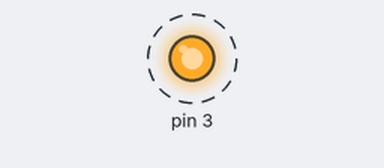
A sketch run on a simulated Arduino Uno, built with avr-gcc and run on an emulated ATmega328P. On the bench: output pins drawn as LEDs (lit = HIGH). Dashed ring = blinking.

Above: at 0.5 s.
Timing chart, 0 to 4.6 s (numbered marks = the images above):
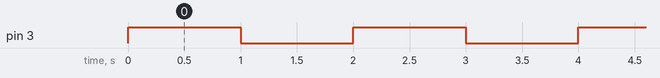

The sketch:

project_luz_intermitente.ino
```cpp
void setup(){

    pinMode(3,OUTPUT);
}

void loop(){

    digitalWrite(3,1);
    delay(1000);
    digitalWrite(3,0);
    delay(1000);
}
```

Measured:
- by itself, pin 3: alternates HIGH for 1.0 s and LOW for 1.0 s
